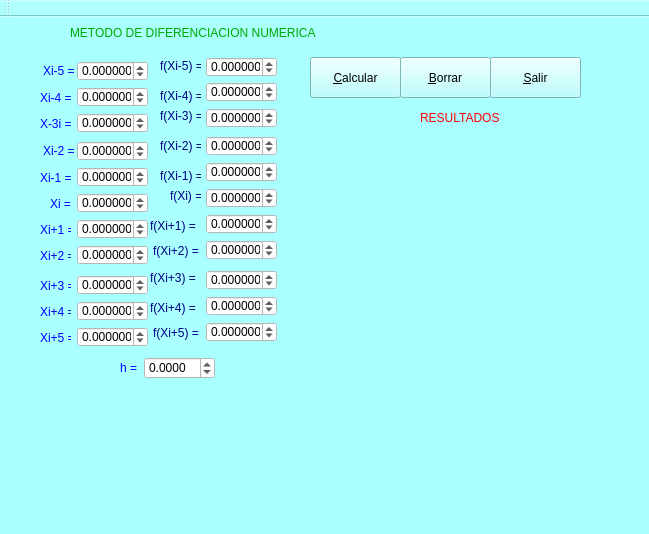
<?xml version="1.0" encoding="UTF-8"?>
<ui version="4.0">
 <class>derivacion</class>
 <widget class="QMainWindow" name="derivacion">
  <property name="geometry">
   <rect>
    <x>0</x>
    <y>0</y>
    <width>649</width>
    <height>534</height>
   </rect>
  </property>
  <property name="windowTitle">
   <string>derivacion</string>
  </property>
  <property name="styleSheet">
   <string notr="true">background-color: rgb(170, 255, 255);</string>
  </property>
  <widget class="QWidget" name="centralWidget">
   <widget class="QDoubleSpinBox" name="x4">
    <property name="geometry">
     <rect>
      <x>77</x>
      <y>124</y>
      <width>71</width>
      <height>20</height>
     </rect>
    </property>
    <property name="styleSheet">
     <string notr="true">background-color: rgb(255, 255, 255);</string>
    </property>
    <property name="decimals">
     <number>6</number>
    </property>
    <property name="minimum">
     <double>-99.989999999999995</double>
    </property>
    <property name="singleStep">
     <double>0.010000000000000</double>
    </property>
   </widget>
   <widget class="QDoubleSpinBox" name="x6">
    <property name="geometry">
     <rect>
      <x>77</x>
      <y>176</y>
      <width>71</width>
      <height>20</height>
     </rect>
    </property>
    <property name="styleSheet">
     <string notr="true">background-color: rgb(255, 255, 255);</string>
    </property>
    <property name="decimals">
     <number>6</number>
    </property>
    <property name="minimum">
     <double>-99.989999999999995</double>
    </property>
    <property name="singleStep">
     <double>0.010000000000000</double>
    </property>
   </widget>
   <widget class="QDoubleSpinBox" name="fxi_1">
    <property name="geometry">
     <rect>
      <x>206</x>
      <y>145</y>
      <width>71</width>
      <height>20</height>
     </rect>
    </property>
    <property name="styleSheet">
     <string notr="true">background-color: rgb(255, 255, 255);</string>
    </property>
    <property name="decimals">
     <number>6</number>
    </property>
    <property name="minimum">
     <double>-99.989999999999995</double>
    </property>
    <property name="singleStep">
     <double>0.010000000000000</double>
    </property>
   </widget>
   <widget class="QDoubleSpinBox" name="fxi1">
    <property name="geometry">
     <rect>
      <x>206</x>
      <y>197</y>
      <width>71</width>
      <height>20</height>
     </rect>
    </property>
    <property name="styleSheet">
     <string notr="true">background-color: rgb(255, 255, 255);</string>
    </property>
    <property name="decimals">
     <number>6</number>
    </property>
    <property name="minimum">
     <double>-99.989999999999995</double>
    </property>
    <property name="singleStep">
     <double>0.010000000000000</double>
    </property>
   </widget>
   <widget class="QDoubleSpinBox" name="fxi_2">
    <property name="geometry">
     <rect>
      <x>206</x>
      <y>119</y>
      <width>71</width>
      <height>20</height>
     </rect>
    </property>
    <property name="styleSheet">
     <string notr="true">background-color: rgb(255, 255, 255);</string>
    </property>
    <property name="decimals">
     <number>6</number>
    </property>
    <property name="minimum">
     <double>-99.989999999999995</double>
    </property>
    <property name="singleStep">
     <double>0.010000000000000</double>
    </property>
   </widget>
   <widget class="QDoubleSpinBox" name="x7">
    <property name="geometry">
     <rect>
      <x>77</x>
      <y>202</y>
      <width>71</width>
      <height>20</height>
     </rect>
    </property>
    <property name="styleSheet">
     <string notr="true">background-color: rgb(255, 255, 255);</string>
    </property>
    <property name="decimals">
     <number>6</number>
    </property>
    <property name="minimum">
     <double>-99.989999999999995</double>
    </property>
    <property name="singleStep">
     <double>0.010000000000000</double>
    </property>
   </widget>
   <widget class="QDoubleSpinBox" name="x5">
    <property name="geometry">
     <rect>
      <x>77</x>
      <y>150</y>
      <width>71</width>
      <height>20</height>
     </rect>
    </property>
    <property name="styleSheet">
     <string notr="true">background-color: rgb(255, 255, 255);</string>
    </property>
    <property name="decimals">
     <number>6</number>
    </property>
    <property name="minimum">
     <double>-99.989999999999995</double>
    </property>
    <property name="singleStep">
     <double>0.010000000000000</double>
    </property>
   </widget>
   <widget class="QDoubleSpinBox" name="x8">
    <property name="geometry">
     <rect>
      <x>77</x>
      <y>228</y>
      <width>71</width>
      <height>20</height>
     </rect>
    </property>
    <property name="styleSheet">
     <string notr="true">background-color: rgb(255, 255, 255);</string>
    </property>
    <property name="decimals">
     <number>6</number>
    </property>
    <property name="minimum">
     <double>-99.989999999999995</double>
    </property>
    <property name="singleStep">
     <double>0.010000000000000</double>
    </property>
   </widget>
   <widget class="QDoubleSpinBox" name="fxi2">
    <property name="geometry">
     <rect>
      <x>206</x>
      <y>223</y>
      <width>71</width>
      <height>20</height>
     </rect>
    </property>
    <property name="styleSheet">
     <string notr="true">background-color: rgb(255, 255, 255);</string>
    </property>
    <property name="decimals">
     <number>6</number>
    </property>
    <property name="minimum">
     <double>-99.989999999999995</double>
    </property>
    <property name="singleStep">
     <double>0.010000000000000</double>
    </property>
   </widget>
   <widget class="QDoubleSpinBox" name="fxi">
    <property name="geometry">
     <rect>
      <x>206</x>
      <y>171</y>
      <width>71</width>
      <height>20</height>
     </rect>
    </property>
    <property name="styleSheet">
     <string notr="true">background-color: rgb(255, 255, 255);</string>
    </property>
    <property name="decimals">
     <number>6</number>
    </property>
    <property name="minimum">
     <double>-99.989999999999995</double>
    </property>
    <property name="singleStep">
     <double>0.010000000000000</double>
    </property>
   </widget>
   <widget class="QDoubleSpinBox" name="h">
    <property name="geometry">
     <rect>
      <x>144</x>
      <y>340</y>
      <width>71</width>
      <height>22</height>
     </rect>
    </property>
    <property name="styleSheet">
     <string notr="true">background-color: rgb(255, 255, 255);</string>
    </property>
    <property name="decimals">
     <number>4</number>
    </property>
    <property name="minimum">
     <double>-99.989999999999995</double>
    </property>
    <property name="singleStep">
     <double>0.010000000000000</double>
    </property>
   </widget>
   <widget class="QLabel" name="label">
    <property name="geometry">
     <rect>
      <x>43</x>
      <y>123</y>
      <width>31</width>
      <height>21</height>
     </rect>
    </property>
    <property name="styleSheet">
     <string notr="true">color: rgb(0, 0, 255);
font: 75 8pt &quot;MS Shell Dlg 2&quot;;</string>
    </property>
    <property name="text">
     <string>Xi-2 =</string>
    </property>
   </widget>
   <widget class="QLabel" name="label_2">
    <property name="geometry">
     <rect>
      <x>40</x>
      <y>150</y>
      <width>31</width>
      <height>21</height>
     </rect>
    </property>
    <property name="styleSheet">
     <string notr="true">color: rgb(0, 0, 255);
font: 75 8pt &quot;MS Shell Dlg 2&quot;;</string>
    </property>
    <property name="text">
     <string>Xi-1 =</string>
    </property>
   </widget>
   <widget class="QLabel" name="label_3">
    <property name="geometry">
     <rect>
      <x>50</x>
      <y>176</y>
      <width>21</width>
      <height>21</height>
     </rect>
    </property>
    <property name="styleSheet">
     <string notr="true">color: rgb(0, 0, 255);
font: 75 8pt &quot;MS Shell Dlg 2&quot;;</string>
    </property>
    <property name="text">
     <string>Xi =</string>
    </property>
   </widget>
   <widget class="QLabel" name="label_4">
    <property name="geometry">
     <rect>
      <x>40</x>
      <y>202</y>
      <width>31</width>
      <height>21</height>
     </rect>
    </property>
    <property name="styleSheet">
     <string notr="true">color: rgb(0, 0, 255);
font: 75 8pt &quot;MS Shell Dlg 2&quot;;</string>
    </property>
    <property name="text">
     <string>Xi+1 =</string>
    </property>
   </widget>
   <widget class="QLabel" name="label_5">
    <property name="geometry">
     <rect>
      <x>40</x>
      <y>228</y>
      <width>31</width>
      <height>21</height>
     </rect>
    </property>
    <property name="styleSheet">
     <string notr="true">color: rgb(0, 0, 255);
font: 75 8pt &quot;MS Shell Dlg 2&quot;;</string>
    </property>
    <property name="text">
     <string>Xi+2 =</string>
    </property>
   </widget>
   <widget class="QLabel" name="label_6">
    <property name="geometry">
     <rect>
      <x>160</x>
      <y>118</y>
      <width>41</width>
      <height>21</height>
     </rect>
    </property>
    <property name="styleSheet">
     <string notr="true">color: rgb(0, 0, 127);
font: 75 8pt &quot;MS Shell Dlg 2&quot;;</string>
    </property>
    <property name="text">
     <string>f(Xi-2) =</string>
    </property>
   </widget>
   <widget class="QLabel" name="label_7">
    <property name="geometry">
     <rect>
      <x>160</x>
      <y>148</y>
      <width>41</width>
      <height>21</height>
     </rect>
    </property>
    <property name="styleSheet">
     <string notr="true">color: rgb(0, 0, 127);
font: 75 8pt &quot;MS Shell Dlg 2&quot;;</string>
    </property>
    <property name="text">
     <string>f(Xi-1) =</string>
    </property>
   </widget>
   <widget class="QLabel" name="label_8">
    <property name="geometry">
     <rect>
      <x>170</x>
      <y>168</y>
      <width>31</width>
      <height>21</height>
     </rect>
    </property>
    <property name="styleSheet">
     <string notr="true">color: rgb(0, 0, 127);
font: 75 8pt &quot;MS Shell Dlg 2&quot;;</string>
    </property>
    <property name="text">
     <string>f(Xi) =</string>
    </property>
   </widget>
   <widget class="QLabel" name="label_9">
    <property name="geometry">
     <rect>
      <x>150</x>
      <y>198</y>
      <width>51</width>
      <height>21</height>
     </rect>
    </property>
    <property name="styleSheet">
     <string notr="true">color: rgb(0, 0, 127);
font: 75 8pt &quot;MS Shell Dlg 2&quot;;</string>
    </property>
    <property name="text">
     <string>f(Xi+1) =</string>
    </property>
   </widget>
   <widget class="QLabel" name="label_10">
    <property name="geometry">
     <rect>
      <x>153</x>
      <y>223</y>
      <width>47</width>
      <height>21</height>
     </rect>
    </property>
    <property name="styleSheet">
     <string notr="true">color: rgb(0, 0, 127);
font: 75 8pt &quot;MS Shell Dlg 2&quot;;</string>
    </property>
    <property name="text">
     <string>f(Xi+2) =</string>
    </property>
   </widget>
   <widget class="QLabel" name="label_11">
    <property name="geometry">
     <rect>
      <x>120</x>
      <y>340</y>
      <width>21</width>
      <height>21</height>
     </rect>
    </property>
    <property name="styleSheet">
     <string notr="true">color: rgb(0, 0, 255);
font: 75 8pt &quot;MS Shell Dlg 2&quot;;</string>
    </property>
    <property name="text">
     <string>h =</string>
    </property>
   </widget>
   <widget class="QPushButton" name="Calcular">
    <property name="geometry">
     <rect>
      <x>310</x>
      <y>40</y>
      <width>91</width>
      <height>41</height>
     </rect>
    </property>
    <property name="text">
     <string>&amp;Calcular</string>
    </property>
   </widget>
   <widget class="QPushButton" name="Borrar">
    <property name="geometry">
     <rect>
      <x>400</x>
      <y>40</y>
      <width>91</width>
      <height>41</height>
     </rect>
    </property>
    <property name="text">
     <string>&amp;Borrar</string>
    </property>
   </widget>
   <widget class="QPushButton" name="pushButton_3">
    <property name="geometry">
     <rect>
      <x>490</x>
      <y>40</y>
      <width>91</width>
      <height>41</height>
     </rect>
    </property>
    <property name="text">
     <string>&amp;Salir</string>
    </property>
   </widget>
   <widget class="QLabel" name="label_12">
    <property name="geometry">
     <rect>
      <x>70</x>
      <y>0</y>
      <width>291</width>
      <height>31</height>
     </rect>
    </property>
    <property name="styleSheet">
     <string notr="true">font: 75 11pt &quot;MS Shell Dlg 2&quot;;
color: rgb(0, 170, 0);</string>
    </property>
    <property name="text">
     <string>METODO DE DIFERENCIACION NUMERICA</string>
    </property>
   </widget>
   <widget class="QLabel" name="label_13">
    <property name="geometry">
     <rect>
      <x>420</x>
      <y>90</y>
      <width>121</width>
      <height>21</height>
     </rect>
    </property>
    <property name="styleSheet">
     <string notr="true">color: rgb(255, 0, 0);
font: 75 12pt &quot;MS Shell Dlg 2&quot;;</string>
    </property>
    <property name="text">
     <string>RESULTADOS</string>
    </property>
   </widget>
   <widget class="QLabel" name="Resultado">
    <property name="geometry">
     <rect>
      <x>290</x>
      <y>120</y>
      <width>321</width>
      <height>121</height>
     </rect>
    </property>
    <property name="styleSheet">
     <string notr="true">color: rgb(255, 0, 0);
font: 75 8pt &quot;MS Shell Dlg 2&quot;;</string>
    </property>
    <property name="text">
     <string/>
    </property>
   </widget>
   <widget class="QDoubleSpinBox" name="x2">
    <property name="geometry">
     <rect>
      <x>77</x>
      <y>70</y>
      <width>71</width>
      <height>20</height>
     </rect>
    </property>
    <property name="styleSheet">
     <string notr="true">background-color: rgb(255, 255, 255);</string>
    </property>
    <property name="decimals">
     <number>6</number>
    </property>
    <property name="minimum">
     <double>-99.989999999999995</double>
    </property>
    <property name="singleStep">
     <double>0.010000000000000</double>
    </property>
   </widget>
   <widget class="QDoubleSpinBox" name="fxi_5">
    <property name="geometry">
     <rect>
      <x>206</x>
      <y>40</y>
      <width>71</width>
      <height>20</height>
     </rect>
    </property>
    <property name="styleSheet">
     <string notr="true">background-color: rgb(255, 255, 255);</string>
    </property>
    <property name="decimals">
     <number>6</number>
    </property>
    <property name="minimum">
     <double>-99.989999999999995</double>
    </property>
    <property name="singleStep">
     <double>0.010000000000000</double>
    </property>
   </widget>
   <widget class="QLabel" name="label_14">
    <property name="geometry">
     <rect>
      <x>160</x>
      <y>88</y>
      <width>41</width>
      <height>21</height>
     </rect>
    </property>
    <property name="styleSheet">
     <string notr="true">color: rgb(0, 0, 127);
font: 75 8pt &quot;MS Shell Dlg 2&quot;;</string>
    </property>
    <property name="text">
     <string>f(Xi-3) =</string>
    </property>
   </widget>
   <widget class="QDoubleSpinBox" name="fxi_3">
    <property name="geometry">
     <rect>
      <x>206</x>
      <y>91</y>
      <width>71</width>
      <height>20</height>
     </rect>
    </property>
    <property name="styleSheet">
     <string notr="true">background-color: rgb(255, 255, 255);</string>
    </property>
    <property name="decimals">
     <number>6</number>
    </property>
    <property name="minimum">
     <double>-99.989999999999995</double>
    </property>
    <property name="singleStep">
     <double>0.010000000000000</double>
    </property>
   </widget>
   <widget class="QDoubleSpinBox" name="x3">
    <property name="geometry">
     <rect>
      <x>77</x>
      <y>96</y>
      <width>71</width>
      <height>20</height>
     </rect>
    </property>
    <property name="styleSheet">
     <string notr="true">background-color: rgb(255, 255, 255);</string>
    </property>
    <property name="decimals">
     <number>6</number>
    </property>
    <property name="minimum">
     <double>-99.989999999999995</double>
    </property>
    <property name="singleStep">
     <double>0.010000000000000</double>
    </property>
   </widget>
   <widget class="QDoubleSpinBox" name="fxi_4">
    <property name="geometry">
     <rect>
      <x>206</x>
      <y>65</y>
      <width>71</width>
      <height>20</height>
     </rect>
    </property>
    <property name="styleSheet">
     <string notr="true">background-color: rgb(255, 255, 255);</string>
    </property>
    <property name="decimals">
     <number>6</number>
    </property>
    <property name="minimum">
     <double>-99.989999999999995</double>
    </property>
    <property name="singleStep">
     <double>0.010000000000000</double>
    </property>
   </widget>
   <widget class="QLabel" name="label_15">
    <property name="geometry">
     <rect>
      <x>40</x>
      <y>96</y>
      <width>31</width>
      <height>21</height>
     </rect>
    </property>
    <property name="styleSheet">
     <string notr="true">color: rgb(0, 0, 255);
font: 75 8pt &quot;MS Shell Dlg 2&quot;;</string>
    </property>
    <property name="text">
     <string>X-3i =</string>
    </property>
   </widget>
   <widget class="QLabel" name="label_16">
    <property name="geometry">
     <rect>
      <x>160</x>
      <y>68</y>
      <width>41</width>
      <height>21</height>
     </rect>
    </property>
    <property name="styleSheet">
     <string notr="true">color: rgb(0, 0, 127);
font: 75 8pt &quot;MS Shell Dlg 2&quot;;</string>
    </property>
    <property name="text">
     <string>f(Xi-4) =</string>
    </property>
   </widget>
   <widget class="QLabel" name="label_17">
    <property name="geometry">
     <rect>
      <x>43</x>
      <y>43</y>
      <width>31</width>
      <height>21</height>
     </rect>
    </property>
    <property name="styleSheet">
     <string notr="true">color: rgb(0, 0, 255);
font: 75 8pt &quot;MS Shell Dlg 2&quot;;</string>
    </property>
    <property name="text">
     <string>Xi-5 =</string>
    </property>
   </widget>
   <widget class="QLabel" name="label_18">
    <property name="geometry">
     <rect>
      <x>160</x>
      <y>38</y>
      <width>41</width>
      <height>21</height>
     </rect>
    </property>
    <property name="styleSheet">
     <string notr="true">color: rgb(0, 0, 127);
font: 75 8pt &quot;MS Shell Dlg 2&quot;;</string>
    </property>
    <property name="text">
     <string>f(Xi-5) =</string>
    </property>
   </widget>
   <widget class="QDoubleSpinBox" name="x1">
    <property name="geometry">
     <rect>
      <x>77</x>
      <y>44</y>
      <width>71</width>
      <height>20</height>
     </rect>
    </property>
    <property name="styleSheet">
     <string notr="true">background-color: rgb(255, 255, 255);</string>
    </property>
    <property name="decimals">
     <number>6</number>
    </property>
    <property name="minimum">
     <double>-99.989999999999995</double>
    </property>
    <property name="singleStep">
     <double>0.010000000000000</double>
    </property>
   </widget>
   <widget class="QLabel" name="label_19">
    <property name="geometry">
     <rect>
      <x>40</x>
      <y>70</y>
      <width>31</width>
      <height>21</height>
     </rect>
    </property>
    <property name="styleSheet">
     <string notr="true">color: rgb(0, 0, 255);
font: 75 8pt &quot;MS Shell Dlg 2&quot;;</string>
    </property>
    <property name="text">
     <string>Xi-4 =</string>
    </property>
   </widget>
   <widget class="QLabel" name="label_20">
    <property name="geometry">
     <rect>
      <x>40</x>
      <y>284</y>
      <width>31</width>
      <height>21</height>
     </rect>
    </property>
    <property name="styleSheet">
     <string notr="true">color: rgb(0, 0, 255);
font: 75 8pt &quot;MS Shell Dlg 2&quot;;</string>
    </property>
    <property name="text">
     <string>Xi+4 =</string>
    </property>
   </widget>
   <widget class="QDoubleSpinBox" name="x10">
    <property name="geometry">
     <rect>
      <x>77</x>
      <y>284</y>
      <width>71</width>
      <height>20</height>
     </rect>
    </property>
    <property name="styleSheet">
     <string notr="true">background-color: rgb(255, 255, 255);</string>
    </property>
    <property name="decimals">
     <number>6</number>
    </property>
    <property name="minimum">
     <double>-99.989999999999995</double>
    </property>
    <property name="singleStep">
     <double>0.010000000000000</double>
    </property>
   </widget>
   <widget class="QDoubleSpinBox" name="fxi4">
    <property name="geometry">
     <rect>
      <x>206</x>
      <y>279</y>
      <width>71</width>
      <height>20</height>
     </rect>
    </property>
    <property name="styleSheet">
     <string notr="true">background-color: rgb(255, 255, 255);</string>
    </property>
    <property name="decimals">
     <number>6</number>
    </property>
    <property name="minimum">
     <double>-99.989999999999995</double>
    </property>
    <property name="singleStep">
     <double>0.010000000000000</double>
    </property>
   </widget>
   <widget class="QDoubleSpinBox" name="fxi5">
    <property name="geometry">
     <rect>
      <x>206</x>
      <y>305</y>
      <width>71</width>
      <height>20</height>
     </rect>
    </property>
    <property name="styleSheet">
     <string notr="true">background-color: rgb(255, 255, 255);</string>
    </property>
    <property name="decimals">
     <number>6</number>
    </property>
    <property name="minimum">
     <double>-99.989999999999995</double>
    </property>
    <property name="singleStep">
     <double>0.010000000000000</double>
    </property>
   </widget>
   <widget class="QLabel" name="label_21">
    <property name="geometry">
     <rect>
      <x>153</x>
      <y>305</y>
      <width>47</width>
      <height>21</height>
     </rect>
    </property>
    <property name="styleSheet">
     <string notr="true">color: rgb(0, 0, 127);
font: 75 8pt &quot;MS Shell Dlg 2&quot;;</string>
    </property>
    <property name="text">
     <string>f(Xi+5) =</string>
    </property>
   </widget>
   <widget class="QLabel" name="label_22">
    <property name="geometry">
     <rect>
      <x>150</x>
      <y>250</y>
      <width>51</width>
      <height>21</height>
     </rect>
    </property>
    <property name="styleSheet">
     <string notr="true">color: rgb(0, 0, 127);
font: 75 8pt &quot;MS Shell Dlg 2&quot;;</string>
    </property>
    <property name="text">
     <string>f(Xi+3) =</string>
    </property>
   </widget>
   <widget class="QDoubleSpinBox" name="fxi3">
    <property name="geometry">
     <rect>
      <x>206</x>
      <y>253</y>
      <width>71</width>
      <height>20</height>
     </rect>
    </property>
    <property name="styleSheet">
     <string notr="true">background-color: rgb(255, 255, 255);</string>
    </property>
    <property name="decimals">
     <number>6</number>
    </property>
    <property name="minimum">
     <double>-99.989999999999995</double>
    </property>
    <property name="singleStep">
     <double>0.010000000000000</double>
    </property>
   </widget>
   <widget class="QDoubleSpinBox" name="x9">
    <property name="geometry">
     <rect>
      <x>77</x>
      <y>258</y>
      <width>71</width>
      <height>20</height>
     </rect>
    </property>
    <property name="styleSheet">
     <string notr="true">background-color: rgb(255, 255, 255);</string>
    </property>
    <property name="decimals">
     <number>6</number>
    </property>
    <property name="minimum">
     <double>-99.989999999999995</double>
    </property>
    <property name="singleStep">
     <double>0.010000000000000</double>
    </property>
   </widget>
   <widget class="QLabel" name="label_23">
    <property name="geometry">
     <rect>
      <x>40</x>
      <y>258</y>
      <width>31</width>
      <height>21</height>
     </rect>
    </property>
    <property name="styleSheet">
     <string notr="true">color: rgb(0, 0, 255);
font: 75 8pt &quot;MS Shell Dlg 2&quot;;</string>
    </property>
    <property name="text">
     <string>Xi+3 =</string>
    </property>
   </widget>
   <widget class="QDoubleSpinBox" name="x11">
    <property name="geometry">
     <rect>
      <x>77</x>
      <y>310</y>
      <width>71</width>
      <height>20</height>
     </rect>
    </property>
    <property name="styleSheet">
     <string notr="true">background-color: rgb(255, 255, 255);</string>
    </property>
    <property name="decimals">
     <number>6</number>
    </property>
    <property name="minimum">
     <double>-99.989999999999995</double>
    </property>
    <property name="singleStep">
     <double>0.010000000000000</double>
    </property>
   </widget>
   <widget class="QLabel" name="label_24">
    <property name="geometry">
     <rect>
      <x>150</x>
      <y>280</y>
      <width>51</width>
      <height>21</height>
     </rect>
    </property>
    <property name="styleSheet">
     <string notr="true">color: rgb(0, 0, 127);
font: 75 8pt &quot;MS Shell Dlg 2&quot;;</string>
    </property>
    <property name="text">
     <string>f(Xi+4) =</string>
    </property>
   </widget>
   <widget class="QLabel" name="label_25">
    <property name="geometry">
     <rect>
      <x>40</x>
      <y>310</y>
      <width>31</width>
      <height>21</height>
     </rect>
    </property>
    <property name="styleSheet">
     <string notr="true">color: rgb(0, 0, 255);
font: 75 8pt &quot;MS Shell Dlg 2&quot;;</string>
    </property>
    <property name="text">
     <string>Xi+5 =</string>
    </property>
   </widget>
   <widget class="QLabel" name="Resultado1">
    <property name="geometry">
     <rect>
      <x>290</x>
      <y>250</y>
      <width>321</width>
      <height>121</height>
     </rect>
    </property>
    <property name="styleSheet">
     <string notr="true">color: rgb(255, 0, 0);
font: 75 8pt &quot;MS Shell Dlg 2&quot;;</string>
    </property>
    <property name="text">
     <string/>
    </property>
   </widget>
   <widget class="QLabel" name="Resultado2">
    <property name="geometry">
     <rect>
      <x>290</x>
      <y>380</y>
      <width>321</width>
      <height>121</height>
     </rect>
    </property>
    <property name="styleSheet">
     <string notr="true">color: rgb(255, 0, 0);
font: 75 8pt &quot;MS Shell Dlg 2&quot;;</string>
    </property>
    <property name="text">
     <string/>
    </property>
   </widget>
  </widget>
  <widget class="QStatusBar" name="statusBar"/>
  <widget class="QToolBar" name="toolBar">
   <property name="windowTitle">
    <string>toolBar</string>
   </property>
   <attribute name="toolBarArea">
    <enum>TopToolBarArea</enum>
   </attribute>
   <attribute name="toolBarBreak">
    <bool>false</bool>
   </attribute>
  </widget>
 </widget>
 <layoutdefault spacing="6" margin="11"/>
 <resources/>
 <connections>
  <connection>
   <sender>pushButton_3</sender>
   <signal>clicked()</signal>
   <receiver>derivacion</receiver>
   <slot>close()</slot>
   <hints>
    <hint type="sourcelabel">
     <x>290</x>
     <y>191</y>
    </hint>
    <hint type="destinationlabel">
     <x>288</x>
     <y>234</y>
    </hint>
   </hints>
  </connection>
 </connections>
</ui>
